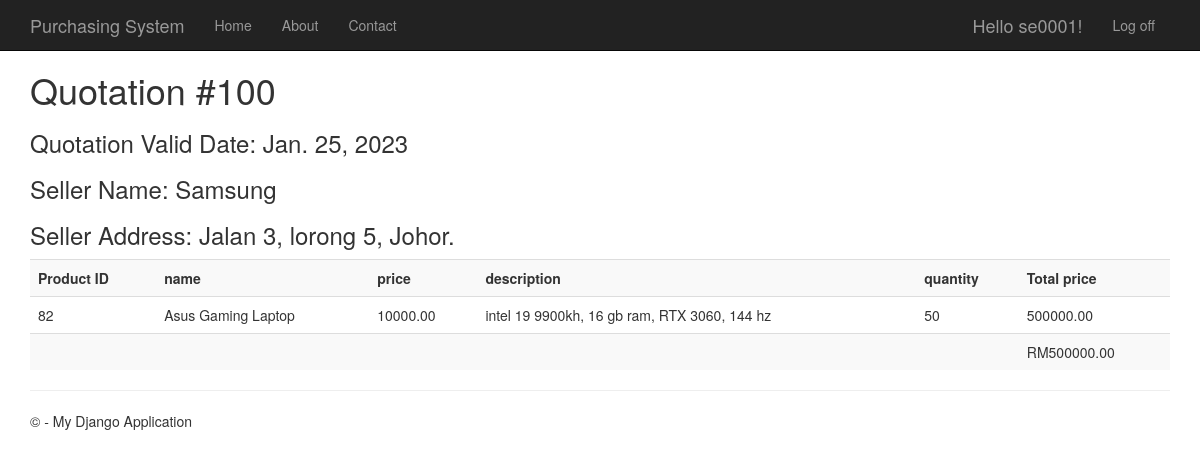
/squotation/92/ (signed in), run on the app's committed database.
### quotation/models.py (models this page shows, shortened)
class quotation(models.Model):
    Quotation_ID = models.AutoField(primary_key=True)
    Quotation_Number = models.CharField(max_length=15, null=True)
    Valid_Date = models.DateField(max_length=6,null=True)
    Creation_Date = models.DateTimeField(auto_now_add=True,null = True)
    status = models.BooleanField(default=False)
    seller_ID = models.ForeignKey(Seller, on_delete=models.CASCADE, null=True)

class QuotationProduct(models.Model):
    Product_ID = models.AutoField(primary_key=True)
    name = models.TextField(max_length=20)
    price = models.DecimalField(max_digits=20, decimal_places=2, default=Decimal('0.00'))
    description = models.TextField(max_length= 60)
    proposed_quantity = models.IntegerField(null=False)
    selected_quantity = models.IntegerField(blank=True, null=True)
    Total_Price = models.DecimalField(max_digits=20, decimal_places=2, default=Decimal('0.00'))
    quotation_id = models.ForeignKey(quotation, on_delete=models.CASCADE)

### app/models.py (models this page shows, shortened)
class Seller(models.Model):
    seller_id = models.AutoField(primary_key=True)
    seller_user = models.OneToOneField(User, on_delete=models.CASCADE)
    seller_name = models.CharField(null=True, max_length= 30)
    seller_email = models.EmailField(null=True)
    seller_address = models.TextField(max_length=100)
    seller_phone = models.PositiveIntegerField()

### quotation/views.py (the view)
# urls.py: path('squotation/<str:pk>/' , slquotation, name='slist_Quotation'),
def slquotation(request, pk):
  products = QuotationProduct.objects.all().filter(quotation_id=pk)
  total = 0
  for p in products:
    total+= p.Total_Price
  q = quotation.objects.get(Quotation_ID=pk)
  seller = Seller.objects.get(seller_user=request.user)
  context = {'products': products,
             'quotation': q,
             'seller': seller,
             'total': total}
  return render(request, 'app/sellerquotation.html',context)

### quotation/templates/app/sellerquotation.html
{% extends "app/layout.html" %}
{% block content %}
<h1>Quotation #{{quotation.Quotation_Number}}</h1>
<h3>Quotation Valid Date: {{quotation.Valid_Date}}</h3>
<h3>Seller Name: {{seller.seller_name}}</h3>
<h3>Seller Address: {{seller.seller_address}}</h3>
<table class="table table-striped">
    <tr>
      <th>Product ID</th>
      <th>name</th>
      <th>price</th>
      <th>description</th>
      <th>quantity</th>
      <th>Total price</th>
    </tr>
    {% for product in products %}
    <tr>
      <td >{{product.Product_ID}}</td>
      <td>{{product.name}}</td>
      <td style="text-align: left;">{{product.price}}</td>
      <td>{{product.description}}</td>
      <td>{{product.proposed_quantity}}</td>
      <td style="text-align: left;">{{product.Total_Price}}</td>
    </tr>
    {% endfor %}
    <tr>
      <td></td>
      <td></td>
      <td></td>
      <td></td>
      <td></td>
      <td style="text-align: left;">RM{{total}}</td>
    </tr>
  </table>
{% endblock %}

### app/templates/app/loginpartial.html (shortened to what this page needs)
{% if user.is_authenticated %}
<form id="logoutForm" action="/logout" method="post" class="navbar-right">
    <ul class="nav navbar-nav navbar-right">
        <li><span class="navbar-brand">Hello {{ user.username }}!</span></li>
        <li><a href="javascript:document.getElementById('logoutForm').submit()">Log off</a></li>
    </ul>
</form>
{% else %}
<ul class="nav navbar-nav navbar-right">
    <li><a href="{% url 'login' %}">Log in</a></li>
</ul>
{% endif %}

### app/static/app/content/site.css (style rules this page uses)
body { padding-top: 50px; padding-bottom: 20px; }

### data on the page
quotation: Quotation_Number "100", Valid_Date "Jan. 25, 2023"
Seller: seller_name "Samsung", seller_address "Jalan 3, lorong 5, Johor."
QuotationProduct: Product_ID "82", name "Asus Gaming Laptop", price "10000.00", description "intel 19 9900kh, 16 gb ram, RTX 3060, 144 hz", proposed_quantity "50", Total_Price "500000.00"

### other printed values
{{ user.username }} "se0001"
{{ total }} "500000.00"
